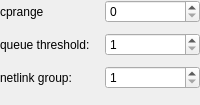
            <widget class="QWidget" name="WStackPage1" >
             <layout class="QGridLayout" >
              <property name="margin" >
               <number>0</number>
              </property>
              <property name="spacing" >
               <number>10</number>
              </property>
              <item row="0" column="1" >
               <widget class="QSpinBox" name="cprange" >
                <property name="maximum" >
                 <number>1500</number>
                </property>
               </widget>
              </item>
              <item row="0" column="0" >
               <widget class="QLabel" name="textLabel2" >
                <property name="text" >
                 <string>cprange</string>
                </property>
                <property name="wordWrap" >
                 <bool>false</bool>
                </property>
               </widget>
              </item>
              <item row="1" column="1" >
               <widget class="QSpinBox" name="qthreshold" >
                <property name="minimum" >
                 <number>1</number>
                </property>
               </widget>
              </item>
              <item row="1" column="0" >
               <widget class="QLabel" name="textLabel3" >
                <property name="text" >
                 <string>queue threshold:</string>
                </property>
                <property name="wordWrap" >
                 <bool>false</bool>
                </property>
               </widget>
              </item>
              <item row="2" column="0" >
               <widget class="QLabel" name="textLabel4" >
                <property name="text" >
                 <string>netlink group:</string>
                </property>
                <property name="wordWrap" >
                 <bool>false</bool>
                </property>
               </widget>
              </item>
              <item row="2" column="1" >
               <widget class="QSpinBox" name="nlgroup" >
                <property name="minimum" >
                 <number>1</number>
                </property>
                <property name="maximum" >
                 <number>32</number>
                </property>
               </widget>
              </item>
              <item row="3" column="0" >
               <spacer>
                <property name="orientation" >
                 <enum>Qt::Vertical</enum>
                </property>
                <property name="sizeType" >
                 <enum>QSizePolicy::Expanding</enum>
                </property>
                <property name="sizeHint" stdset="0" >
                 <size>
                  <width>20</width>
                  <height>16</height>
                 </size>
                </property>
               </spacer>
              </item>
             </layout>
            </widget>
